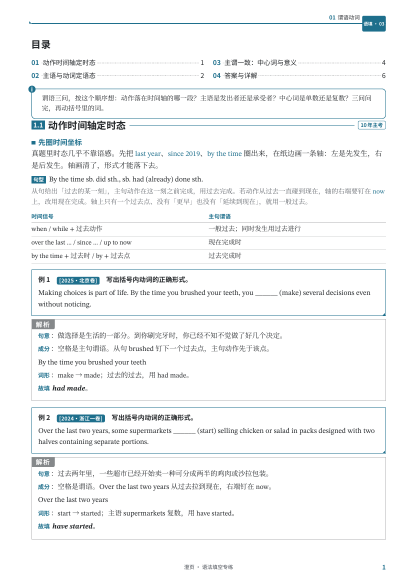
#> input picture 调研/视觉重做/01-诊断图/单页-1.png, 827 x 1170 px, given in place of p-2.png, which was not available (shown at 1/2 size)
$ python squint.py '../01-诊断图/单页-1.png'
#> lines starting #> are read from the running program, lines starting #| are printed output that depends on the picture
import sys
from PIL import Image, ImageFilter, ImageOps
d=sys.argv[1]
def spread(a,b,out,blur=0):
#> called with a = 2, b = 3, out = '对页-2-3.png', blur = 0
    A=Image.open(f"{d}/p-{a}.png"); B=Image.open(f"{d}/p-{b}.png")
#> in spread, A is the input picture: PIL image 827x1170 RGB; mean R, G, B 245.3, 246.6, 247.1
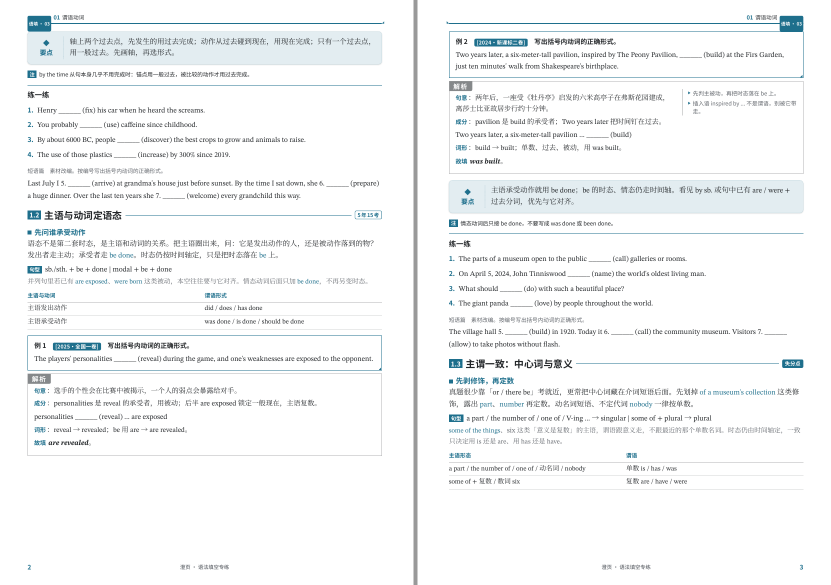
#> input picture 调研/视觉重做/01-诊断图/对页-2-3.png, 1662 x 1170 px, given in place of p-3.png, which was not available (shown at 1/2 size)
#> in spread, B is the input picture: PIL image 1662x1170 RGB; mean R, G, B 244.7, 246.2, 246.8
    S=Image.new("RGB",(A.width+B.width+8,A.height),"#999"); S.paste(A,(0,0)); S.paste(B,(A.width+8,0))
#> after `S = Image.new('RGB', (A.width + B.width + 8, A.height), '#999')`: S: PIL image 2497x1170 RGB; every value is 153
#> after `S.paste(A, (0, 0))`:
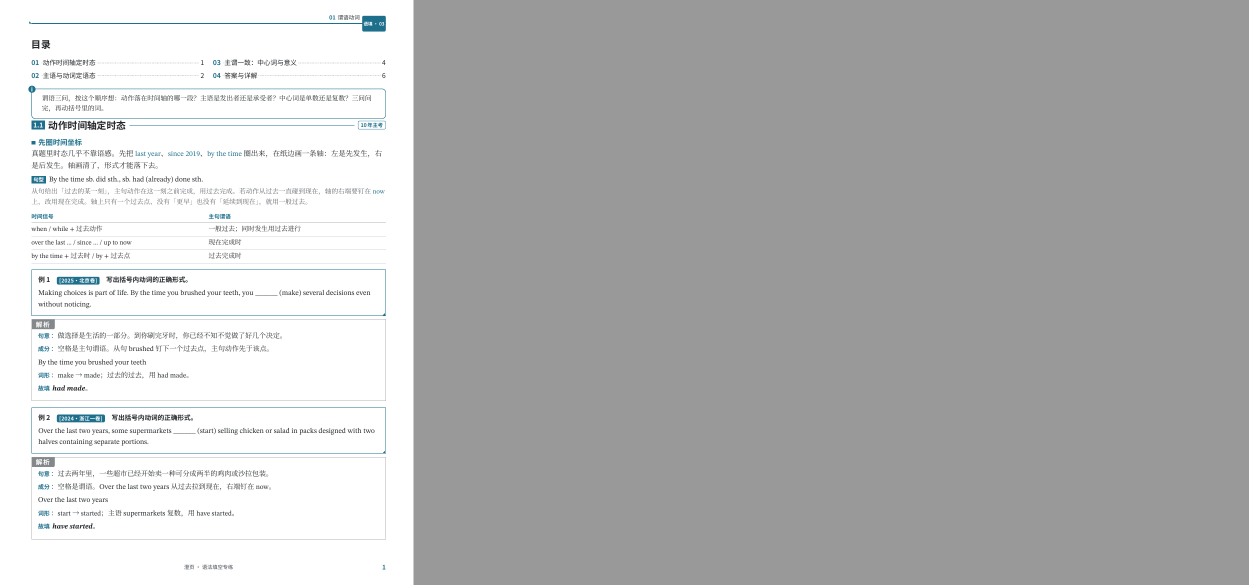
#> S: PIL image 2497x1170 RGB (shown at 1/2 size); mean R, G, B 183.6, 184, 184.2
#> after `S.paste(B, (A.width + 8, 0))`:
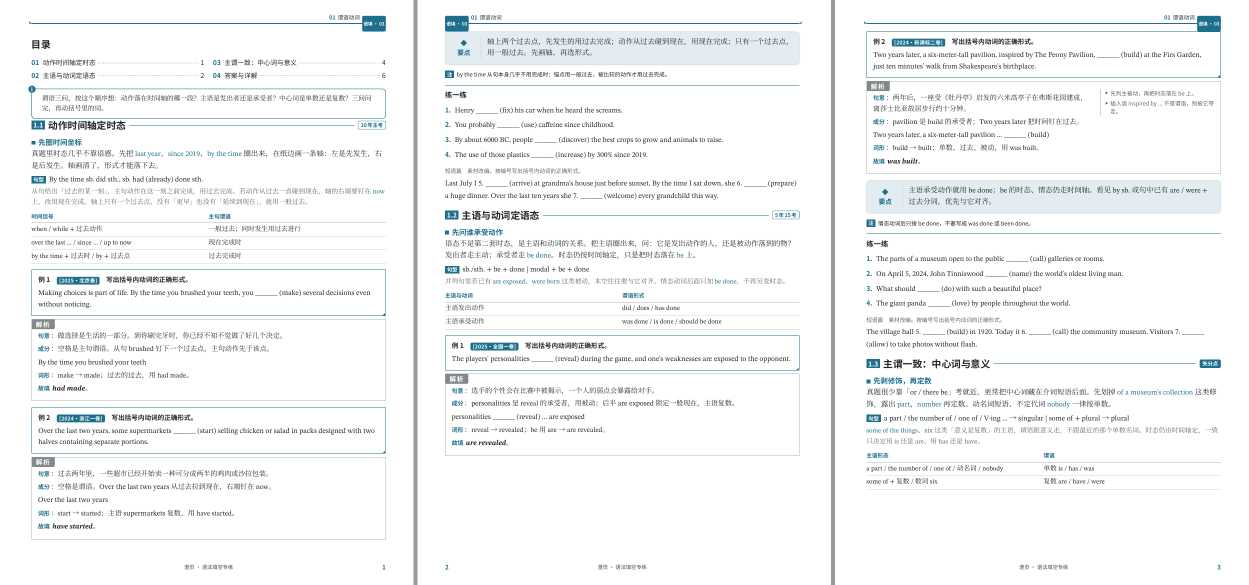
#> S: PIL image 2497x1170 RGB (shown at 1/2 size); mean R, G, B 244.6, 246, 246.6
    if blur: S=ImageOps.grayscale(S).filter(ImageFilter.GaussianBlur(blur))
    S.save(f"{d}/{out}")
spread(2,3,"对页-2-3.png"); spread(2,3,"眯眼-2-3.png",blur=6)
#> call 2 of spread, with a = 2, b = 3, out = '眯眼-2-3.png', blur = 6
#> in spread (call 2), `if blur: S=ImageOps.grayscale(S).filter(ImageFilter.GaussianBlur(blur))`:
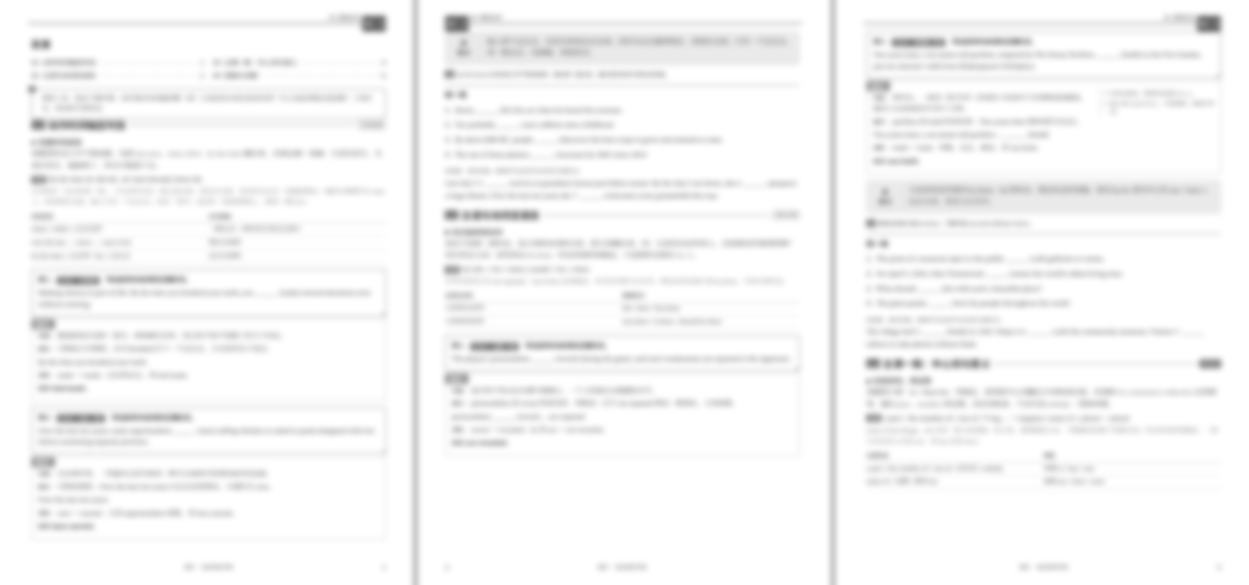
#> S: PIL image 2497x1170 L (shown at 1/2 size); min 103, max 255, mean 245.7
spread(4,5,"对页-4-5.png"); spread(4,5,"眯眼-4-5.png",blur=6)
#> (the run stopped early here; a loop or call above may not have finished)
